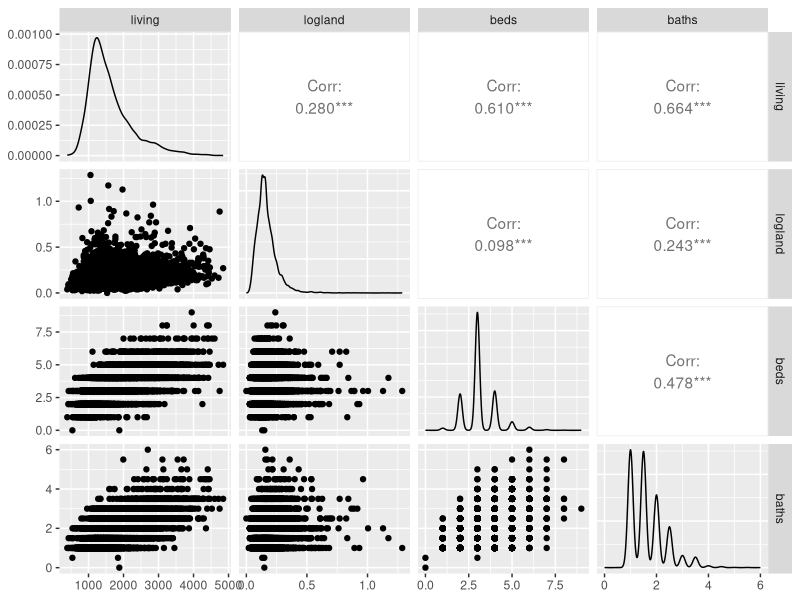

Recreate this plot in R.
## ---- chunk 1
knitr::opts_chunk$set(echo = TRUE, 
                      warning=FALSE, 
                      message=FALSE,
                      comment=NA, 
                      fig.align='center', 
                      fig.width=5, 
                      fig.height=5)
library(tidyverse)
library(GGally)
## ---- chunk 2
d = read.csv('NewHavenHousing.csv')

## remove houses over $500k, 5000 sq ft, and 10 acres
d = d[d$living<=5000 & d$value<=500000 & d$land<=10,]   
d = d %>% filter(living<=5000, value<=500000, land<=10) ## another way to do the same thing

## ---- chunk 3
m1 = lm(value ~ living, data=d)
m2 = lm(value ~ living + land, data=d)
summary(m2)
## ---- chunk 4
summary(m1)$adj.r.squared ## living
summary(m2)$adj.r.squared ## living and land
## ---- chunk 5
d$yhat       = predict(m2, newdata=d)
d$yhat.lower = predict(m2, newdata=d, interval='confidence', level=0.95)[,'lwr']
d$yhat.upper = predict(m2, newdata=d, interval='confidence', level=0.95)[,'upr']
d$y.lower    = predict(m2, newdata=d, interval='prediction', level=0.95)[,'lwr']
d$y.upper    = predict(m2, newdata=d, interval='prediction', level=0.95)[,'upr']
head(d[,c('address', 'value', 'living', 'land', 'yhat', 
          'yhat.lower', 'yhat.upper', 'y.lower', 'y.upper')])
## ---- chunk 6
d$new.var = 2*d$living
head(d)
cor(d$new.var, d$living)
## ---- chunk 7
m2a = lm(value ~ living + new.var, data=d)
summary(m2a)

## ---- chunk 8
## new.var is 2*living + small amount of randomness
d$new.var = 2*d$living + rnorm(nrow(d), mean=0, sd=1) 
head(d)
cor(d$new.var, d$living, use='pairwise.complete.obs')
## ---- chunk 9
m2b= lm(value ~ living + new.var, data=d)
summary(m2b)
## ---- chunk 10
d$logland = log(d$land+1) ## use log of land
ggpairs(d[,c('living', 'logland', 'beds', 'baths')])
cor(d[,c('living', 'logland', 'beds', 'baths')], 
    use='pairwise.complete.obs')
## ---- chunk 11
m3 = lm(value ~ living + land + beds, data=d)
summary(m3)

## ---- chunk 12
m4 = lm(value ~ living + land + baths, data=d)
summary(m4)

